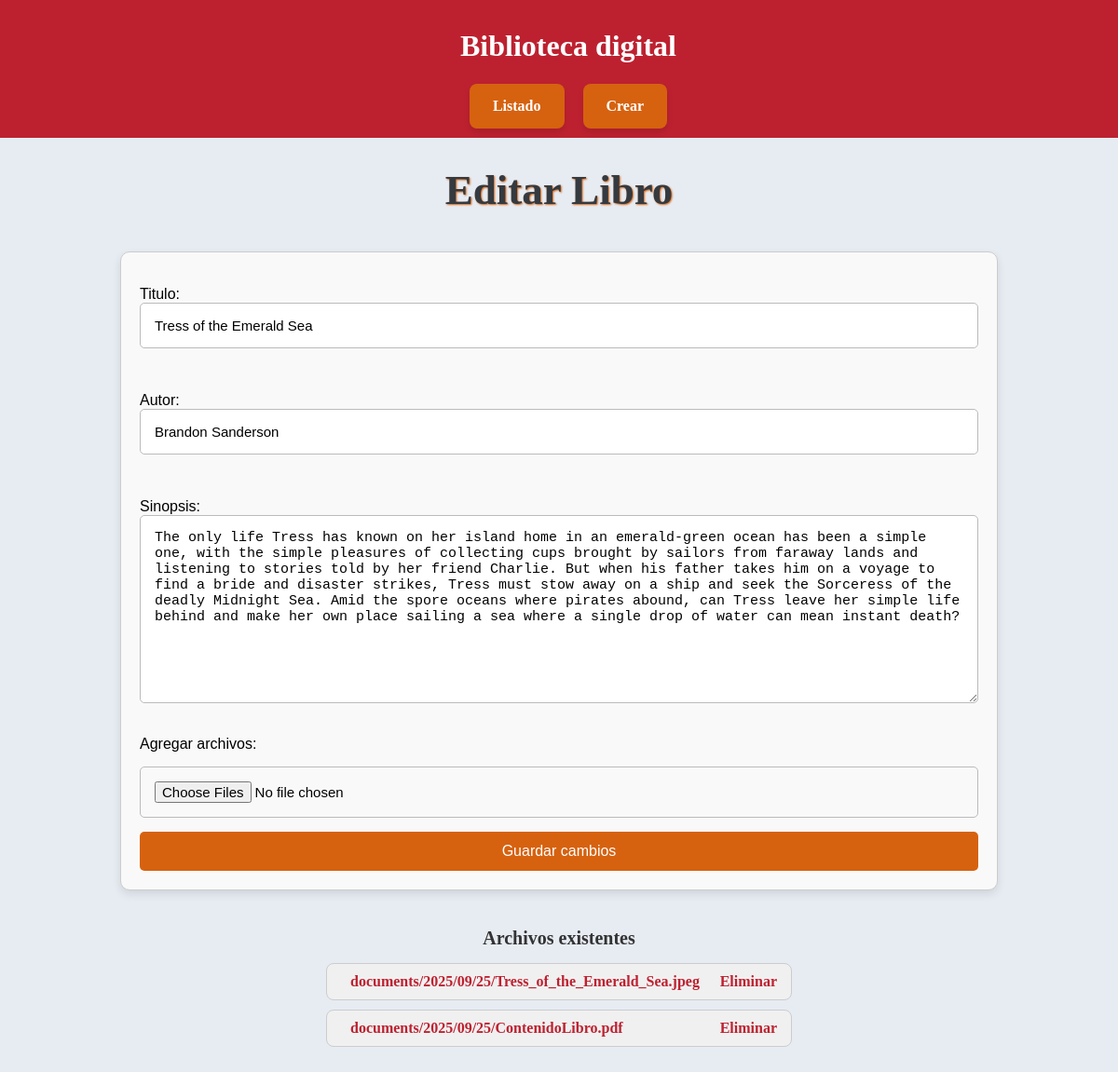
Screenshot of /libros/15/edit/ with the database file from the repository.
### libros/models.py (models this page shows, shortened)
class Libro(models.Model):
    titulo = models.CharField(max_length=200)
    autor = models.CharField(max_length=200, blank=True)
    sinopsis = models.TextField(blank=True)
    creado_en = models.DateTimeField(auto_now_add=True)

class Documento(models.Model):
    libro = models.ForeignKey(Libro, on_delete=models.CASCADE, related_name='documents')
    archivo = models.FileField(upload_to='documents/%Y/%m/%d/')
    subido_el = models.DateTimeField(auto_now_add=True)

### libros/views.py (the view)
# urls.py: path('libros/<int:pk>/edit/', views.book_edit, name='book_edit'),
def book_edit(request, pk):
    libro = get_object_or_404(Libro, pk=pk)
    file_errors = []
    if request.method == 'POST':
        book_form = BookForm(request.POST, instance=libro)
        files = request.FILES.getlist('files')
        for f in files:
            if not is_allowed_file(f):
                file_errors.append("El archivo que intentas subir no es PDF ni un formato de imagen.")
        if book_form.is_valid() and not file_errors:
            book_form.save()
            for f in files:
                Documento.objects.create(libro=libro, archivo=f)
            messages.success(request, "Libro actualizado correctamente.")
            return redirect('book_list')
    else:
        book_form = BookForm(instance=libro)
    return render(request, 'libros/book_edit.html', {
        'book_form': book_form,
        'file_errors': file_errors,
        'libro': libro
    })

### libros/forms.py
class BookForm(forms.ModelForm):
    class Meta:
        model = Libro
        fields = ['titulo', 'autor', 'sinopsis']

### libros/templates/libros/book_edit.html (shortened to what this page needs)
{% extends 'libros/base.html' %}
{% block content %}
{% load static %}
<link rel="stylesheet" href="{% static 'css/styles.css' %}">
<link rel="stylesheet" href="https://cdnjs.cloudflare.com/ajax/libs/font-awesome/6.5.0/css/all.min.css">
  <div class="pagina">Editar Libro</div>
<form method="post" enctype="multipart/form-data">
    {{ book_form.as_p }}
    <label for="archivos">Agregar archivos:</label>
    <input type="file" name="files" multiple>
    <button type="submit">Guardar cambios</button>
</form>
<h3>Archivos existentes</h3>
<ul>
    {% for doc in libro.documents.all %}
        <li>
            <a href="{{ doc.archivo.url }}" target="_blank">{{ doc.archivo.name }}</a>
            <a href="{% url 'document_delete' doc.pk %}" onclick="return confirm('¿Eliminar este archivo?');">Eliminar</a>
        </li>
    {% empty %}
        <li>No hay archivos.</li>
    {% endfor %}
</ul>
{% endblock %}

### static/css/styles.css (style rules this page uses)
body { background-color: #e7ecf3; margin: 0%; padding: 0%; font-family: "Georgia", "Times New Roman", serif; }
.pagina { color: #343a40; justify-content: center; display: flex; font-size: 45px; text-shadow: 1px 1px 2px #d6620f; font-weight: bold; }
form { max-width: 900px; margin: 40px auto; padding: 20px; background-color: #f9f9f9; border: 1px solid #ccc; border-radius: 10px; box-shadow: 0 4px 10px rgba(0, 0, 0, 0.1); display: flex; flex-direction: column; gap: 15px; font-family: Arial, sans-serif; }
form input[type="text"], form input[type="file"], form input[type="number"], form textarea, form select { width: 100%; padding: 15px; border: 1px solid #bbb; border-radius: 5px; box-sizing: border-box; font-size: 15px; }
form button[type="submit"] { background-color: #d6620f; color: white; padding: 12px; border: none; border-radius: 5px; font-size: 16px; cursor: pointer; transition: background-color 0.3s ease; }
h3 { text-align: center; margin-top: 30px; margin-bottom: 15px; font-size: 20px; font-weight: bold; color: #333; }
ul { list-style: none; padding: 0; max-width: 500px; margin: 0 auto 40px auto; }
ul li { background-color: #f0f0f0; border: 1px solid #ccc; border-radius: 8px; padding: 10px 15px; margin-bottom: 10px; display: flex; justify-content: space-between; align-items: center; transition: background-color 0.2s ease; }
ul li a { text-decoration: none; color: #bd2130; margin-left: 10px; font-weight: bold; transition: color 0.2s ease; }
ul li a:last-child { color: #bd2130; }

### rows the page displays
Libro: titulo "Tress of the Emerald Sea", autor "Brandon Sanderson", sinopsis "The only life Tress has known on her island home in an emerald-green ocean has been a simple one, with the simple pleasures of collecting cups brought by sailors from faraway lands and listening to stories told by her friend Charlie. But when his father takes him on a voyage to find a bride and disaster strikes, Tress must stow away on a ship and seek the Sorceress of the deadly Midnight Sea. Amid the spore oceans where pirates abound, can Tress leave her simple life behind and make her own place sailing a sea where a single drop of water can mean instant death?"
Documento: archivo.name "documents/2025/09/25/Tress_of_the_Emerald_Sea.jpeg"
Documento: archivo.name "documents/2025/09/25/ContenidoLibro.pdf"
